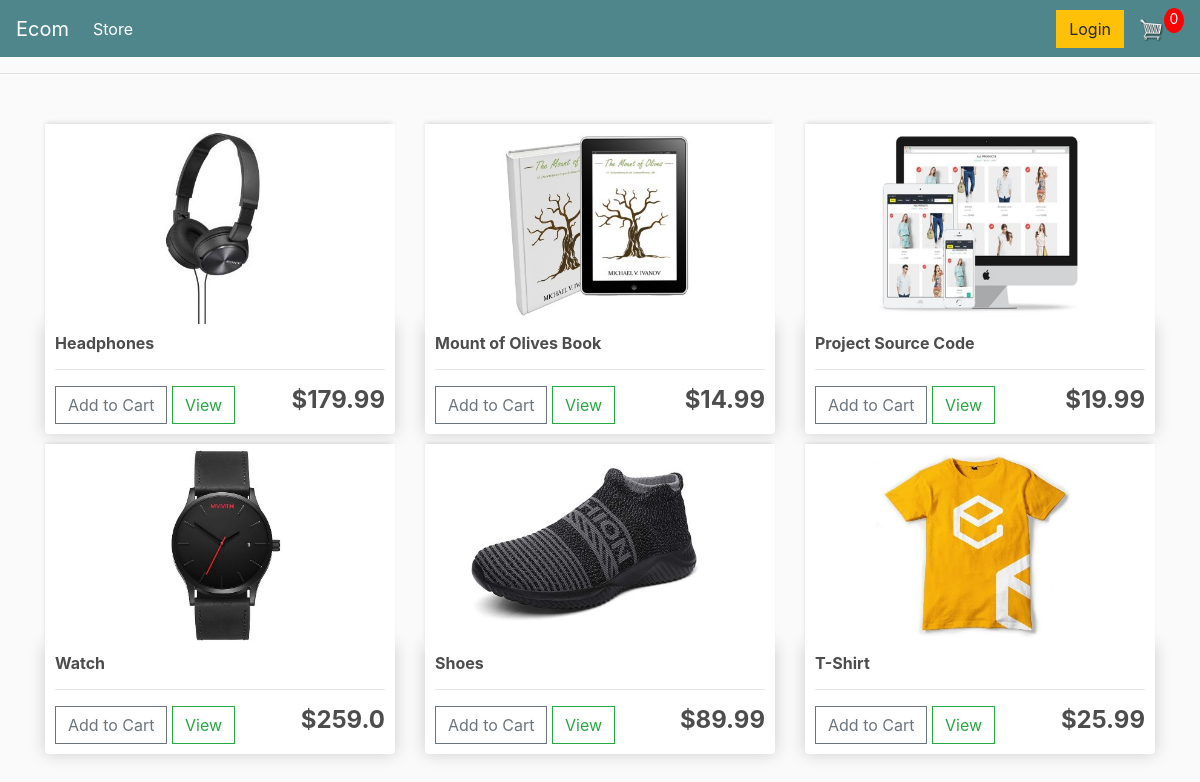
The page / on the database its author committed.
### store/models.py (models this page shows)
class Product(models.Model):
    name = models.CharField(max_length=200, null=True)
    price = models.FloatField()
    digital = models.BooleanField(default=False)
    image = models.ImageField(null=True, blank=True)
    def __str__(self):
        return self.name
    @property
    def imageUrl(self):
        try:
            url = self.image.url
        except:
            url = ''
        return url

### store/views.py (the view)
# urls.py: path('', include('store.urls')),
def store(request):
    products = Product.objects.all()
    context = {'products': products}
    return render(request, 'store/store.html', context)

### store/templates/store/store.html
{% extends 'store/main.html' %}
{% load static %}
{% block content%}
<div class="row">
    {% for product in products %}
    <div class="col-lg-4">
        <img class="thumbnail" src="{{ product.imageUrl }}">
        <div class="box-element product">
            <h6><strong>{{product}}</strong></h6>
            <hr>
            <button data-product="{{product.id}}" data-action="add" class="btn btn-outline-secondary add-btn update-cart">Add to Cart</button>
            <a class="btn btn-outline-success" href="#">View</a>
            <h4 style="display: inline-block; float:right"><strong>${{product.price}}</strong></h4>
        </div>
    </div>
    {% endfor %}
</div>
{% endblock content%}

### static/css/main.css (style rules this page uses)
body { background-color: hsl(0, 0%, 98%); }
h1,h2,h3,h4,h5,h6 { color:hsl(0, 0%, 30%); }
.box-element { box-shadow:hsl(0, 0%, 80%) 0 0 16px; background-color: #fff; border-radius: 4px; padding: 10px; }
.thumbnail { width: 100%; height: 200px; -webkit-box-shadow: -1px -3px 5px -2px rgba(214,214,214,1); -moz-box-shadow: -1px -3px 5px -2px rgba(214,214,214,1); box-shadow: -1px -3px 5px -2px rgba(214,214,214,1); }
.product { border-radius: 0 0 4px 4px; }
.col-lg-4, .col-lg-6, .col-lg-8, .col-lg-12 { margin-top: 10px; }
.btn { border-radius: 0; }

### rows shown on the page
Product: imageUrl (picture), name "Headphones", price "179.99"
Product: imageUrl (picture), name "Mount of Olives Book", price "14.99"
Product: imageUrl (picture), name "Project Source Code", price "19.99"
Product: imageUrl (picture), name "Watch", price "259.0"
Product: imageUrl (picture), name "Shoes", price "89.99"
Product: imageUrl (picture), name "T-Shirt", price "25.99"
